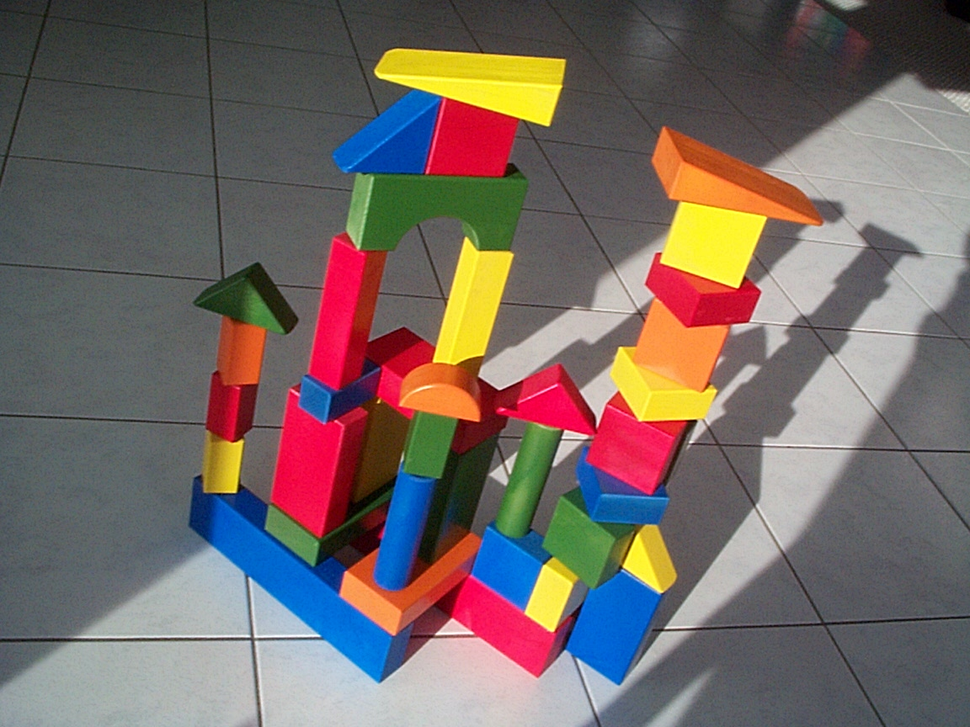
#> input picture lego.tif, 970 x 727 px, shrunk from 1152 x 864 before the run
$ python Q7Harris.py
#> lines starting #> are read from the running program, lines starting #| are printed output that depends on the picture; after the words box and inside, x2 and y2 are one past the last pixel; in counts of white or black regions, pixels touching at a corner belong together
import cv2
import numpy as np
from numpy import linalg as LA
from pylab import *
from scipy import signal
from filtertools import gauss_kernel

def gauss_kernel(size, sizey = None):
    """ Returns a normalized 2D gauss kernel array for convolutions """
    size = int(size)
    if not sizey:
        sizey = size
    else:
        sizey = int(sizey)
    x, y = mgrid[-size:size+1, -sizey:sizey+1]
    g = exp(-(x**2/float(size)+y**2/float(sizey)))
    return g / g.sum()
def compute_harris_response(image):
    """ compute the Harris corner detector response function
        for each pixel in the image"""

    #derivatives
    sobelx=np.array([[-1,0,1],[-2,0,2],[-1,0,1]])
    sobely=np.array([[1,2,1],[0,0,0],[-1,-2,-1]])
    imx=signal.convolve2d(image,sobelx,boundary='symm', mode='same')
    imy=signal.convolve2d(image,sobely,boundary='symm', mode='same')

    #kernel for blurring
    gauss = gauss_kernel(3)
    print(gauss)
    #compute components of the structure tensor
    Wxx = signal.convolve(imx*imx,gauss, mode='same')
    Wxy = signal.convolve(imx*imy,gauss, mode='same')
    Wyy = signal.convolve(imy*imy,gauss, mode='same')

    #determinant and trace
    Wdet = Wxx*Wyy - Wxy**2
    Wtr = Wxx + Wyy

    return (Wdet/Wtr)

def get_harris_points(harrisim, min_distance=10, threshold=0.1):
    """ return corners from a Harris response image
        min_distance is the minimum nbr of pixels separating
        corners and image boundary"""

    #find top corner candidates above a threshold
    corner_threshold = max(harrisim.ravel()) * threshold
    harrisim_t = (harrisim > corner_threshold) * 1

    #get coordinates of candidates
    candidates = harrisim_t.nonzero()
    coords = [ (candidates[0][c],candidates[1][c]) for c in range(len(candidates[0]))]
    #...and their values
    candidate_values = [harrisim[c[0]][c[1]] for c in coords]

    #sort candidates
    index = argsort(candidate_values)

    #store allowed point locations in array
    allowed_locations = zeros(harrisim.shape)
    allowed_locations[min_distance:-min_distance,min_distance:-min_distance] = 1
    print('fugihi')
    #select the best points taking min_distance into account
    filtered_coords = []
    for i in index:
        if allowed_locations[coords[i][0]][coords[i][1]] == 1:
            filtered_coords.append(coords[i])
            allowed_locations[(coords[i][0]-min_distance):(coords[i][0]+min_distance),(coords[i][1]-min_distance):(coords[i][1]+min_distance)] = 0

    return filtered_coords
def plot_harris_points(image, filtered_coords):
    """ plots corners found in image"""
    figure()
    imshow(image)
    gray()
    plot([p[1] for p in filtered_coords],[p[0] for p in filtered_coords],'*')
    axis('off')
    show()

img=cv2.imread('lego.tif',-1)
#> img is the input picture: shape (727, 970, 3); mean B, G, R 100.8, 104.9, 117.4
im = cv2.cvtColor(img,cv2.COLOR_BGR2GRAY)
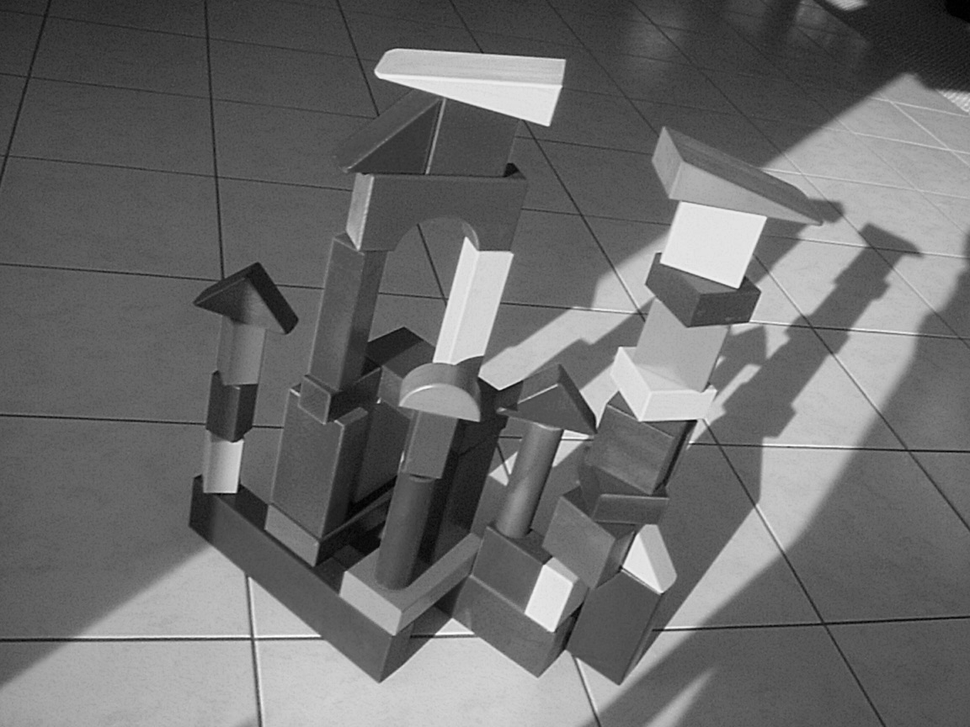
#> im: shape (727, 970); min 0, max 255, mean 108.2
harrissim=compute_harris_response(im)
#> in compute_harris_response, `imy=signal.convolve2d(image,sobely,boundary='symm', mode='same')`:
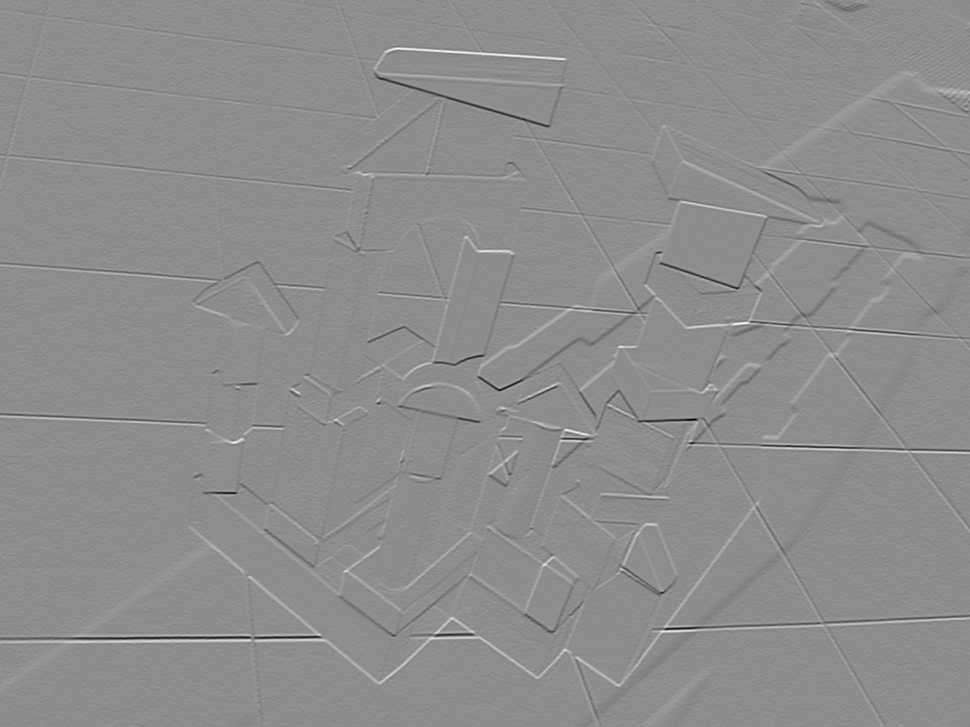
#> imy: shape (727, 970) int64; min -876, max 703, mean 1; drawn with min black and max white
#> in compute_harris_response, `Wxy = signal.convolve(imx*imy,gauss, mode='same')`:
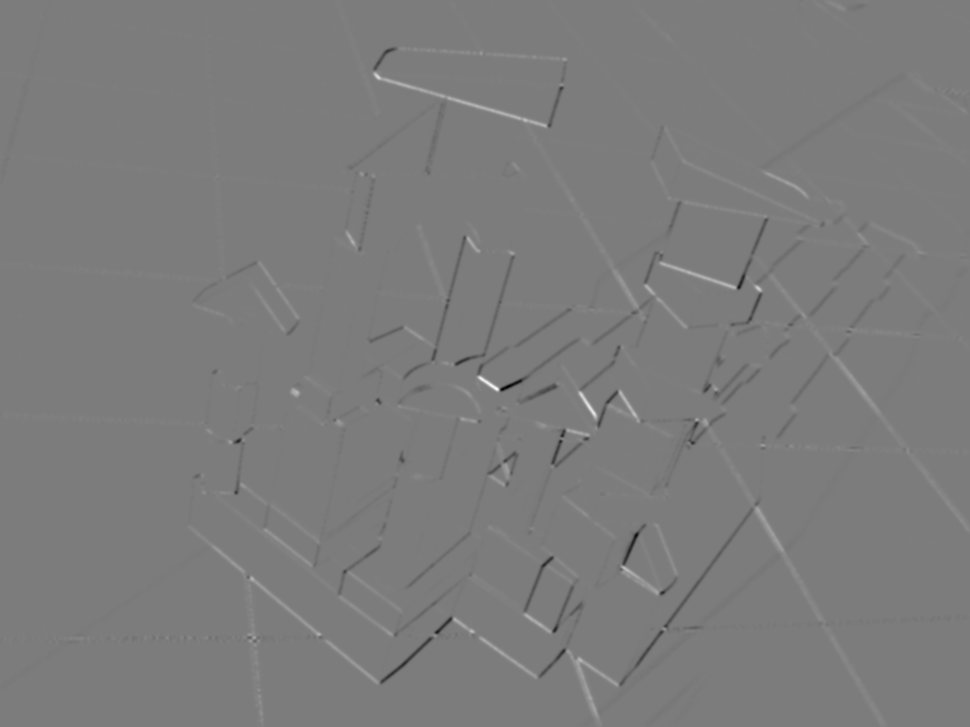
#> Wxy: shape (727, 970) float64; min -98073.8, max 102357.2, mean -59.7; drawn with min black and max white
#> in compute_harris_response, `Wyy = signal.convolve(imy*imy,gauss, mode='same')`:
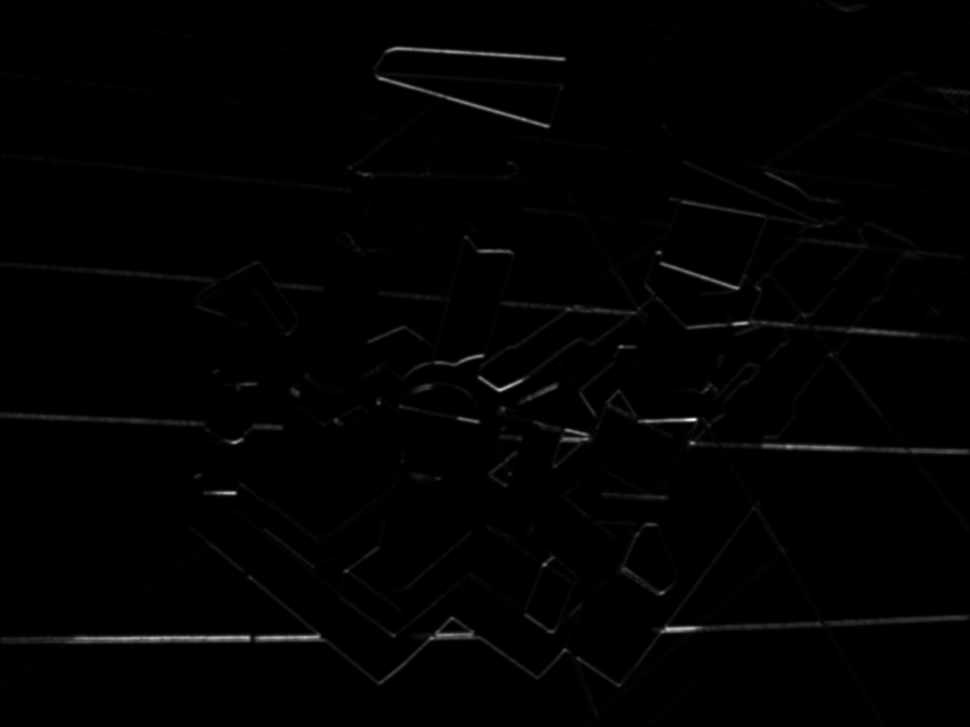
#> Wyy: shape (727, 970) float64; min 0.761, max 326193, mean 2815; drawn with min black and max white
filtered_coords=get_harris_points(harrissim,6)
#> in get_harris_points, `corner_threshold = max(harrisim.ravel()) * threshold`: corner_threshold = 5016.6
#> in get_harris_points, `harrisim_t = (harrisim > corner_threshold) * 1`:
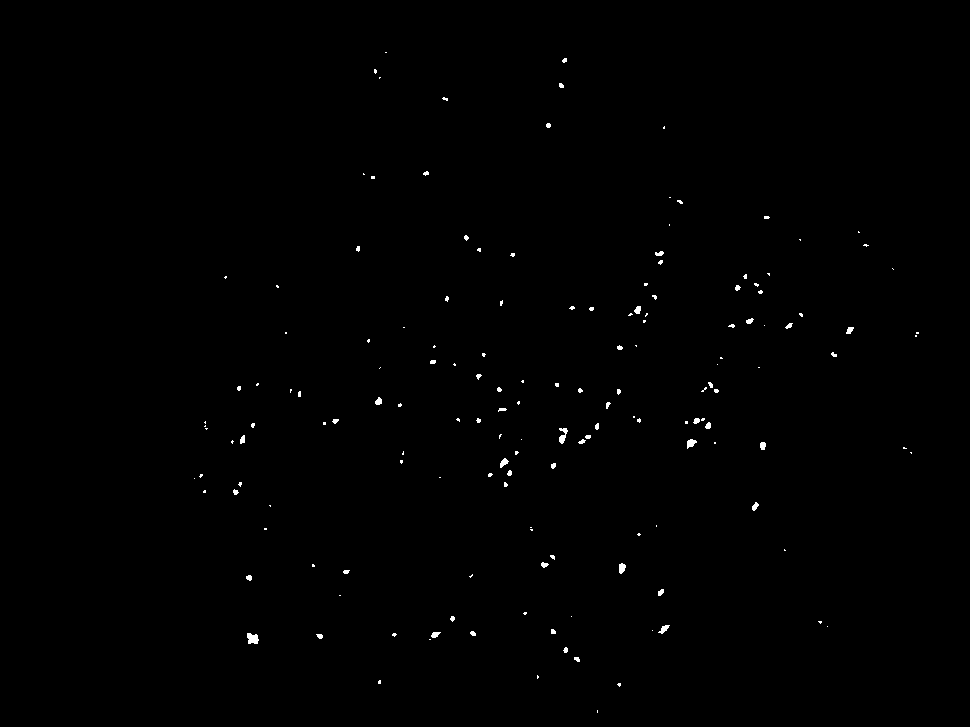
#> harrisim_t: shape (727, 970) int64; values 0 (black) and 1 (white), 0.35% white; 160 white regions (113 under 20 px), largest, box (x1, y1, x2, y2) and area: (247, 633, 259, 644) 102, (559, 428, 568, 444) 81, (687, 439, 697, 449) 62
#> in get_harris_points, `candidates = harrisim_t.nonzero()`: candidates = 2494 positions, rows 52 to 712, columns 194 to 918
#> in get_harris_points, `coords = [ (candidates[0][c],candidates[1][c]) for c in range(len(cand..`: coords = 2494 pairs, first value 52 to 712, second value 194 to 918
#> in get_harris_points, `candidate_values = [harrisim[c[0]][c[1]] for c in coords]`: candidate_values = 2494 values, max 50166.4 at index 1171, min 5017.2 at index 1109, mean 10185.6
#> in get_harris_points, `index = argsort(candidate_values)`: index = 2494 values, max 2493 at index 138, min 0 at index 464, mean 1246.5
#> the loop in get_harris_points, `for i in index:` made 2494 passes
#> i on passes 1 to 3: 1109, 1875, 1826
#> after the loop in get_harris_points, `for i in index:`:
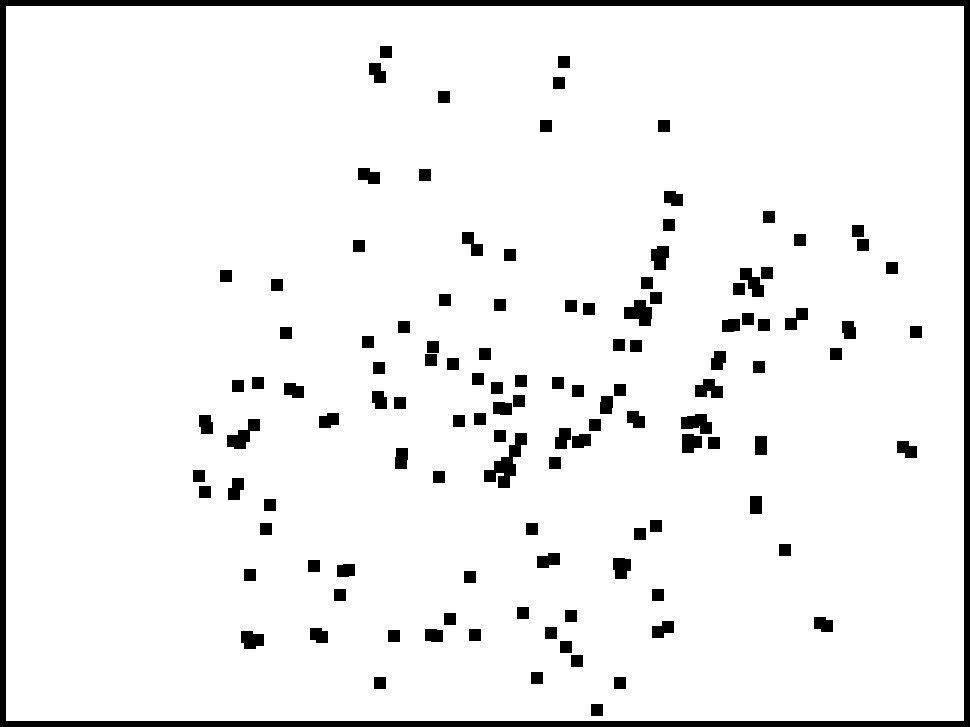
#> allowed_locations: shape (727, 970) float64; values 0 (black) and 1 (white), 93.8% white; 121 black regions, largest, box (x1, y1, x2, y2) and area: (0, 0, 970, 727) 20220, (484, 433, 527, 488) 909, (624, 300, 652, 326) 504
#> after the loop in get_harris_points, `for i in index:`: filtered_coords = 176 pairs, first value 52 to 710, second value 199 to 916
plot_harris_points(im,filtered_coords)
#> in plot_harris_points, `show()`:
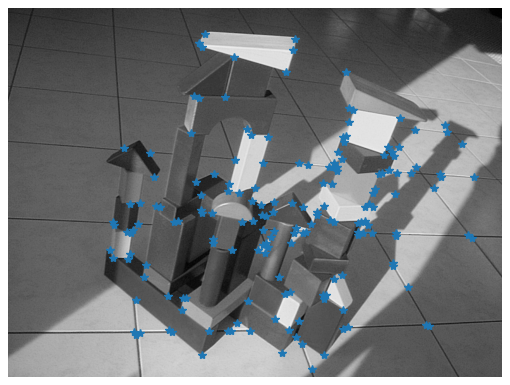
#> figure drawn by matplotlib, 1 panel
